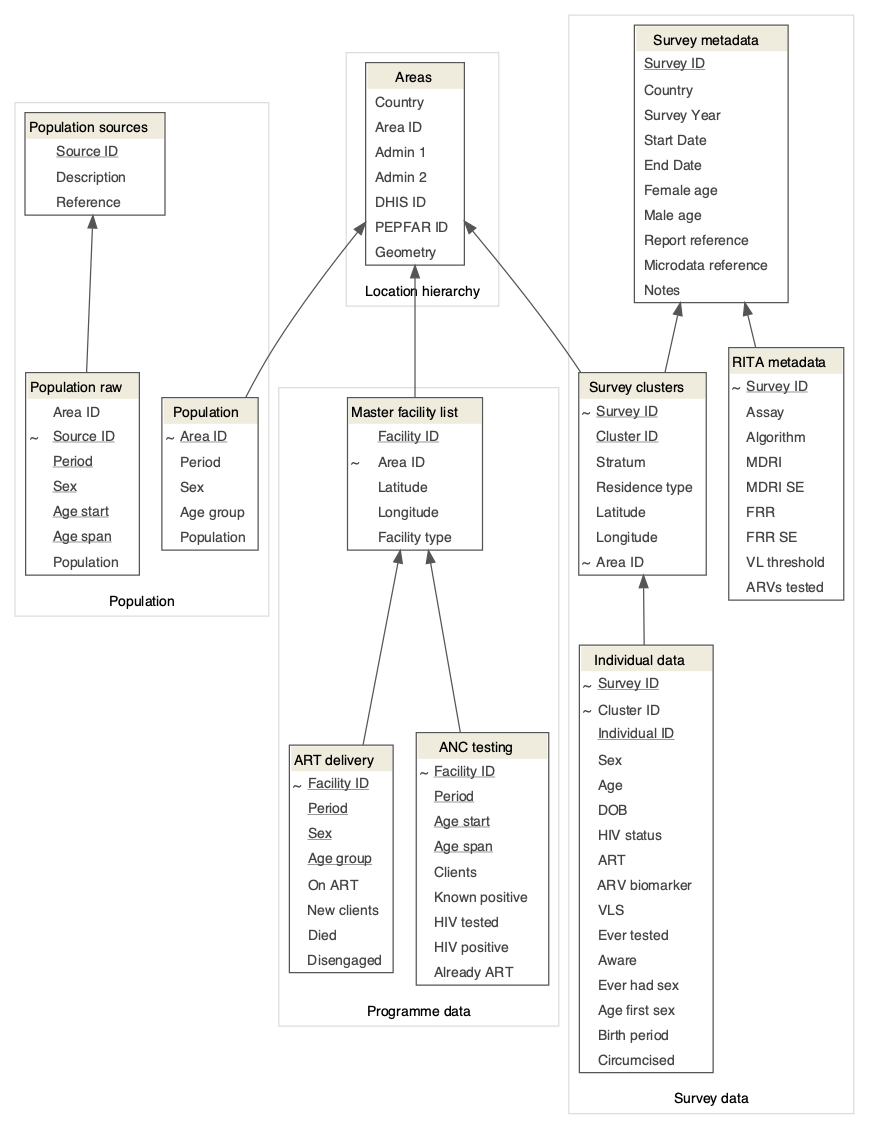

R code for this plot:
## devtools::install_github("bergant/datamodelr")
library(tidyverse)
library(here)
library(datamodelr)
library(DiagrammeR)

dm <- here("data-raw", "data-model.yml") %>%
  dm_read_yaml()

graph <- dm_create_graph(dm, rankdir = "BT")

dm_render_graph(graph)
dm_export_graph(graph, here("data-raw", "data-model.png"), file_type = "png")
